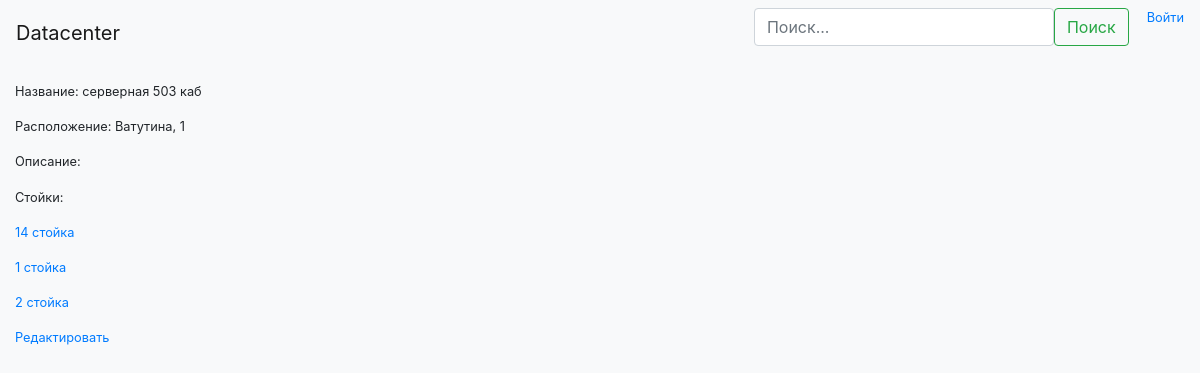
Page /room/10 on the committed database.
### server_list/models.py (models this page shows, shortened)
class Room(models.Model):
    name = models.CharField(max_length=50)
    description = models.CharField(max_length=500, blank=True)
    territory = models.ForeignKey(Territory, on_delete=models.SET_DEFAULT, default=None)

class Territory(models.Model):
    name = models.CharField(max_length=50)
    address = models.CharField(max_length=200, blank=True)
    description = models.CharField(max_length=500, blank=True)
    def __str__(self):
        return str(self.name)

class Rack(models.Model):
    name = models.CharField(max_length=50)
    description = models.CharField(max_length=500, blank=True)
    room = models.ForeignKey(Room, on_delete=models.SET_DEFAULT, default=None)
    serial_number = models.CharField(max_length=100, blank=True)
    size = models.IntegerField(default=0)
    topdown = models.BooleanField(default=False)

### server_list/views.py (the view)
# urls.py: url(r'room/(?P<room_id>\d*)', views.room_view, name="room_view"),
def room_view(request, room_id):
    try:
        room = Room.objects.get(pk=room_id)
    except Room.DoesntExist:
        raise Http404
    racks = {}
    for rack in room.rack_set.all():
        racks.update({rack.id: rack.name})
    return render(request, os.path.join('server_list', 'room_view.html'), {'room': room, 'racks': racks})

### server_list/templates/server_list/room_view.html (shortened to what this page needs)
{% extends 'server_list/navbar.html' %}
{% block content %}
<p>Название: {{room.name}}</p>
<p>Расположение: {{room.territory}}</p>
<p>Описание: {{room.description}}</p>
{% for rack_id, rack_name in racks.items %}
{% if forloop.first%}<p>Стойки:</p>{% endif %}
<p><a href="{% url 'rack_view' rack_id %}">{{rack_name}}</a></p>
{% endfor %}
<p><a href="{% url 'room_edit' room.id %}">Редактировать</a></p>
{% endblock %}

### rows in the picture
Room: name "серверная 503 каб", territory "Ватутина, 1"
Rack: racks "14 стойка"
Rack: racks "1 стойка"
Rack: racks "2 стойка"
